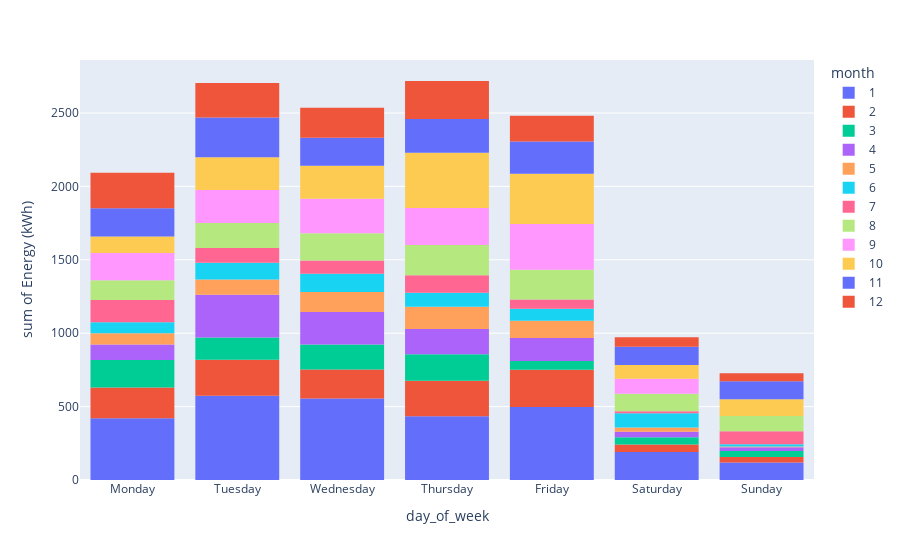

Notebook source saved alongside this figure:
### Code cell
fig_02 = px.histogram(df, x = 'day_of_week', y = 'Energy (kWh)',
                color = 'month',
                category_orders=dict(day_of_week=['Monday','Tuesday','Wednesday', 'Thursday', 'Friday', 'Saturday', 'Sunday']))

fig_02.show()

### Figure 1 — Plotly figure (JSON) as saved in the notebook; plotly's stock layout.template omitted (floating-point values rounded to 4 significant figures; data arrays with more than 128 entries replaced by an {"elided": "..."} marker saying what was removed)
{"data": [{"alignmentgroup": "True", "bingroup": "x", "histfunc": "sum", "hovertemplate": "month=1<br>day_of_week=%{x}<br>sum of Energy (kWh)=%{y}<extra></extra>", "legendgroup": "1", "marker": {"color": "#636efa"}, "name": "1", "offsetgroup": "1", "orientation": "v", "showlegend": true, "type": "histogram", "x": {"elided": "302 str values"}, "xaxis": "x", "y": {"elided": "302 float values"}, "yaxis": "y"}, {"alignmentgroup": "True", "bingroup": "x", "histfunc": "sum", "hovertemplate": "month=2<br>day_of_week=%{x}<br>sum of Energy (kWh)=%{y}<extra></extra>", "legendgroup": "2", "marker": {"color": "#EF553B"}, "name": "2", "offsetgroup": "2", "orientation": "v", "showlegend": true, "type": "histogram", "x": ["Sunday", "Monday", "Monday", "Tuesday", "Tuesday", "Tuesday", "Wednesday", "Wednesday", "Wednesday", "Thursday", "Friday", "Friday", "Monday", "Monday", "Friday", "Saturday", "Saturday", "Sunday", "Sunday", "Sunday", "Tuesday", "Tuesday", "Tuesday", "Tuesday", "Wednesday", "Thursday", "Friday", "Friday", "Saturday", "Saturday", "Monday", "Monday", "Monday", "Tuesday", "Tuesday", "Tuesday", "Wednesday", "Wednesday", "Wednesday", "Wednesday", "Thursday", "Thursday", "Thursday", "Thursday", "Thursday", "Friday", "Friday", "Sunday", "Monday", "Monday", "Monday", "Monday", "Monday", "Monday", "Tuesday", "Tuesday", "Tuesday", "Tuesday", "Tuesday", "Tuesday", "Tuesday", "Wednesday", "Wednesday", "Wednesday", "Wednesday", "Wednesday", "Wednesday", "Wednesday", "Wednesday", "Wednesday", "Wednesday", "Thursday", "Thursday", "Thursday", "Thursday", "Thursday", "Thursday", "Thursday", "Thursday", "Thursday", "Friday", "Friday", "Friday", "Friday", "Friday", "Friday", "Friday", "Friday", "Saturday", "Saturday", "Sunday", "Monday", "Monday", "Monday", "Monday", "Monday", "Tuesday", "Tuesday", "Tuesday", "Tuesday", "Tuesday", "Tuesday", "Wednesday", "Wednesday", "Wednesday", "Wednesday", "Wednesday", "Wednesday", "Wednesday", "Thursday", "Thursday", "Thursday", "Thursday", "Thursday", "Thursday", "Thursday", "Thursday", "Thursday", "Friday", "Friday", "Friday", "Friday", "Friday", "Friday", "Friday", "Friday", "Friday"], "xaxis": "x", "y": [1.086, 10.09, 6.597, 11.94, 5.397, 9.885, 5.57, 3.667, 0, 5.702, 12.48, 7.131, 7.421, 8.491, 5.456, 10.34, 5.589, 8.993, 6.589, 9.835, 5.899, 7.725, 7.646, 9.114, 5.554, 10.13, 11.63, 11.79, 5.989, 9.536, 18.81, 4.045, 21.98, 19.16, 0.195, 6.551, 0.018, 4.038, 20.93, 3.594, 9.758, 4.74, 1.622, 17.79, 20.52, 20.54, 16.34, 7.743, 15.65, 6.129, 19.56, 9.515, 12.68, 13.15, 11.48, 20.29, 11.36, 14.25, 6.144, 6.093, 9.576, 13.47, 7.646, 4.634, 2.656, 4.523, 0, 15.68, 8.226, 8.973, 7.045, 12.34, 14.57, 0.081, 15.36, 18.32, 9.219, 0, 5.726, 8.468, 7.262, 12.38, 12.1, 10.68, 21.8, 8.429, 5.88, 13.19, 10.23, 9.778, 4.441, 9.837, 11.16, 17.43, 7.885, 9.568, 15.35, 19.52, 11.27, 17.31, 14.03, 4.789, 12.97, 9.594, 18.27, 12.41, 13.83, 0, 12.81, 11.28, 9.975, 19.28, 12.33, 5.153, 9.085, 4.019, 6.061, 9.55, 17.07, 7.758, 21.44, 7.857, 6.075, 4.341, 4.352, 6.249, 2.125], "yaxis": "y"}, {"alignmentgroup": "True", "bingroup": "x", "histfunc": "sum", "hovertemplate": "month=3<br>day_of_week=%{x}<br>sum of Energy (kWh)=%{y}<extra></extra>", "legendgroup": "3", "marker": {"color": "#00cc96"}, "name": "3", "offsetgroup": "3", "orientation": "v", "showlegend": true, "type": "histogram", "x": ["Saturday", "Saturday", "Saturday", "Sunday", "Sunday", "Sunday", "Monday", "Monday", "Monday", "Monday", "Tuesday", "Tuesday", "Tuesday", "Tuesday", "Tuesday", "Tuesday", "Tuesday", "Wednesday", "Wednesday", "Wednesday", "Wednesday", "Wednesday", "Wednesday", "Wednesday", "Thursday", "Thursday", "Thursday", "Thursday", "Thursday", "Friday", "Friday", "Saturday", "Saturday", "Sunday", "Monday", "Monday", "Monday", "Tuesday", "Tuesday", "Tuesday", "Tuesday", "Tuesday", "Wednesday", "Wednesday", "Wednesday", "Wednesday", "Wednesday", "Thursday", "Thursday", "Thursday", "Thursday", "Thursday", "Thursday", "Thursday", "Thursday", "Thursday", "Friday", "Monday", "Monday", "Wednesday", "Thursday", "Thursday", "Thursday", "Thursday", "Thursday", "Sunday", "Monday", "Monday", "Tuesday", "Tuesday", "Tuesday", "Wednesday", "Wednesday", "Wednesday", "Wednesday", "Wednesday", "Wednesday", "Thursday", "Thursday", "Thursday", "Thursday", "Thursday", "Friday", "Friday", "Friday", "Sunday", "Monday", "Monday", "Monday", "Monday", "Monday"], "xaxis": "x", "y": [9.56, 12.45, 14.27, 10.7, 4.901, 0.656, 18.41, 4.983, 19.56, 7.945, 18.65, 4.967, 11.49, 12.6, 11.04, 0, 8.657, 3.71, 12.22, 18.14, 17.02, 12.86, 4.151, 8.426, 7.97, 10.83, 17.05, 5.606, 12.76, 7.222, 14.51, 3.487, 8.683, 6.384, 17.77, 7.984, 6.169, 18.2, 8.039, 11.29, 6.39, 9.614, 17.37, 7.831, 3.406, 10.61, 6.279, 0, 0, 0, 0, 0, 0, 0, 9.368, 15.6, 6.162, 11.93, 12.48, 6.55, 5.408, 8.548, 11.81, 12.63, 8.656, 7.132, 6.466, 18.55, 9.938, 8.309, 12.38, 20.09, 10.37, 0, 9.889, 2.567, 0.153, 7.187, 9.898, 18.35, 2.959, 16.9, 17.23, 4.144, 9.399, 10.93, 8.226, 19.19, 9.176, 1.385, 16.66], "yaxis": "y"}, {"alignmentgroup": "True", "bingroup": "x", "histfunc": "sum", "hovertemplate": "month=4<br>day_of_week=%{x}<br>sum of Energy (kWh)=%{y}<extra></extra>", "legendgroup": "4", "marker": {"color": "#ab63fa"}, "name": "4", "offsetgroup": "4", "orientation": "v", "showlegend": true, "type": "histogram", "x": ["Tuesday", "Tuesday", "Tuesday", "Tuesday", "Tuesday", "Tuesday", "Wednesday", "Wednesday", "Wednesday", "Wednesday", "Wednesday", "Wednesday", "Thursday", "Thursday", "Thursday", "Thursday", "Thursday", "Thursday", "Friday", "Friday", "Friday", "Friday", "Friday", "Sunday", "Monday", "Monday", "Monday", "Monday", "Tuesday", "Tuesday", "Tuesday", "Tuesday", "Tuesday", "Wednesday", "Wednesday", "Wednesday", "Thursday", "Thursday", "Thursday", "Friday", "Friday", "Friday", "Friday", "Saturday", "Sunday", "Monday", "Tuesday", "Tuesday", "Tuesday", "Tuesday", "Tuesday", "Tuesday", "Tuesday", "Tuesday", "Wednesday", "Wednesday", "Wednesday", "Wednesday", "Wednesday", "Thursday", "Thursday", "Thursday", "Thursday", "Friday", "Friday", "Saturday", "Saturday", "Monday", "Monday", "Monday", "Tuesday", "Tuesday", "Tuesday", "Tuesday", "Tuesday", "Tuesday", "Tuesday", "Wednesday", "Wednesday", "Wednesday", "Thursday", "Thursday", "Thursday", "Thursday", "Thursday", "Friday", "Friday", "Friday", "Friday", "Friday", "Saturday", "Saturday", "Sunday", "Monday", "Monday", "Monday", "Tuesday", "Tuesday", "Tuesday", "Wednesday", "Wednesday", "Wednesday"], "xaxis": "x", "y": [17.14, 9.39, 3.07, 7.09, 5.207, 5.361, 17.69, 9.008, 10.7, 3.437, 16.13, 0, 17.89, 12.38, 5.141, 6.856, 0, 6.917, 8.396, 4.322, 9.657, 13.85, 14.34, 10.29, 18.25, 9.714, 3.36, 13.12, 9.783, 8.715, 17.92, 13.12, 15.83, 16.69, 17.13, 11.51, 17.51, 10.12, 7.611, 16.85, 11.33, 6.27, 14.78, 8.414, 6.787, 2.796, 7.814, 7.95, 7.894, 13.33, 0, 0, 18.55, 10.13, 17.49, 8.74, 19.67, 11.54, 15.52, 8.459, 7.082, 11.9, 17.62, 9.154, 4.797, 6.525, 1.556, 6.257, 17.36, 9.338, 5.092, 3.689, 17.57, 8.846, 13.15, 9.046, 14.67, 8.195, 0, 5.19, 8.281, 10.26, 6.893, 4.08, 12.94, 6.566, 8.79, 20.31, 7.031, 0, 9.344, 11.55, 7.976, 7.02, 6.536, 10.66, 8.145, 18.1, 13.88, 16.47, 12.45, 2.881], "yaxis": "y"}, {"alignmentgroup": "True", "bingroup": "x", "histfunc": "sum", "hovertemplate": "month=5<br>day_of_week=%{x}<br>sum of Energy (kWh)=%{y}<extra></extra>", "legendgroup": "5", "marker": {"color": "#FFA15A"}, "name": "5", "offsetgroup": "5", "orientation": "v", "showlegend": true, "type": "histogram", "x": ["Thursday", "Thursday", "Thursday", "Thursday", "Friday", "Friday", "Friday", "Saturday", "Monday", "Monday", "Monday", "Monday", "Tuesday", "Tuesday", "Tuesday", "Tuesday", "Wednesday", "Wednesday", "Wednesday", "Wednesday", "Wednesday", "Thursday", "Thursday", "Friday", "Friday", "Saturday", "Saturday", "Monday", "Monday", "Tuesday", "Wednesday", "Wednesday", "Wednesday", "Thursday", "Thursday", "Friday", "Friday", "Sunday", "Monday", "Tuesday", "Tuesday", "Wednesday", "Wednesday", "Wednesday", "Wednesday", "Thursday", "Thursday", "Thursday", "Thursday", "Thursday", "Tuesday", "Tuesday", "Wednesday", "Wednesday", "Wednesday", "Wednesday", "Thursday", "Thursday", "Thursday", "Friday", "Friday", "Friday", "Friday", "Friday", "Saturday", "Saturday"], "xaxis": "x", "y": [6.925, 17.93, 9.463, 10.86, 15.84, 9.547, 13.45, 9.904, 17.7, 9.04, 10.88, 9.892, 16.89, 11.22, 8.649, 8.124, 18.32, 7.471, 8.921, 10.3, 7.914, 15.52, 8.114, 14.9, 12.97, 0, 8.137, 9.885, 9.325, 17.06, 9.886, 10.92, 11.31, 9.931, 10.43, 11.21, 9.233, 5.036, 10.06, 8.932, 15.05, 5.492, 8.433, 8.264, 5.491, 8.641, 9.184, 13.76, 0, 5.142, 9.286, 8.271, 3.501, 4.29, 9.794, 5.891, 10.53, 9.731, 5.224, 12.55, 4.094, 0.065, 0, 14.79, 10.95, 0.72], "yaxis": "y"}, {"alignmentgroup": "True", "bingroup": "x", "histfunc": "sum", "hovertemplate": "month=6<br>day_of_week=%{x}<br>sum of Energy (kWh)=%{y}<extra></extra>", "legendgroup": "6", "marker": {"color": "#19d3f3"}, "name": "6", "offsetgroup": "6", "orientation": "v", "showlegend": true, "type": "histogram", "x": ["Monday", "Tuesday", "Tuesday", "Tuesday", "Tuesday", "Wednesday", "Wednesday", "Wednesday", "Wednesday", "Thursday", "Friday", "Friday", "Friday", "Friday", "Saturday", "Sunday", "Monday", "Monday", "Monday", "Monday", "Tuesday", "Tuesday", "Tuesday", "Wednesday", "Wednesday", "Wednesday", "Wednesday", "Wednesday", "Thursday", "Thursday", "Friday", "Friday", "Saturday", "Saturday", "Saturday", "Monday", "Monday", "Tuesday", "Tuesday", "Tuesday", "Wednesday", "Wednesday", "Wednesday", "Thursday", "Thursday", "Thursday", "Thursday", "Friday", "Sunday", "Monday", "Monday", "Tuesday", "Wednesday", "Wednesday", "Wednesday", "Thursday", "Thursday", "Thursday", "Friday", "Friday", "Saturday", "Monday"], "xaxis": "x", "y": [8.964, 0, 8.64, 4.53, 13.0, 12.04, 7.461, 3.157, 4.817, 12.6, 2.501, 0, 9.353, 1.839, 9.308, 8.514, 10.71, 14.55, 0, 4.331, 10.77, 10.62, 16.96, 9.905, 3.669, 9.725, 10.01, 10.58, 11.8, 6.16, 10.7, 19.36, 46.59, 0, 36.23, 17.41, 7.95, 16.53, 2.567, 19.14, 8.103, 8.26, 9.894, 7.677, 8.93, 12.55, 17.52, 8.394, 7.093, 0, 3.002, 12.74, 13.61, 10.97, 3.017, 7.346, 4.757, 4.96, 12.92, 15.81, 5.562, 8.382], "yaxis": "y"}, {"alignmentgroup": "True", "bingroup": "x", "histfunc": "sum", "hovertemplate": "month=7<br>day_of_week=%{x}<br>sum of Energy (kWh)=%{y}<extra></extra>", "legendgroup": "7", "marker": {"color": "#FF6692"}, "name": "7", "offsetgroup": "7", "orientation": "v", "showlegend": true, "type": "histogram", "x": ["Wednesday", "Thursday", "Saturday", "Monday", "Monday", "Monday", "Tuesday", "Tuesday", "Tuesday", "Thursday", "Thursday", "Thursday", "Friday", "Friday", "Saturday", "Sunday", "Sunday", "Monday", "Monday", "Tuesday", "Tuesday", "Wednesday", "Wednesday", "Wednesday", "Thursday", "Thursday", "Thursday", "Thursday", "Friday", "Friday", "Friday", "Sunday", "Monday", "Monday", "Monday", "Monday", "Monday", "Monday", "Tuesday", "Tuesday", "Thursday", "Thursday", "Thursday", "Thursday", "Thursday", "Thursday", "Friday", "Sunday", "Monday", "Monday", "Monday", "Monday", "Monday", "Monday", "Monday", "Tuesday", "Tuesday", "Tuesday", "Tuesday", "Wednesday", "Wednesday", "Wednesday", "Thursday", "Thursday"], "xaxis": "x", "y": [16.58, 10.79, 5.564, 12.94, 5.615, 7.572, 11.23, 8.39, 4.825, 9.678, 3.448, 15.93, 16.45, 18.71, 8.022, 10.96, 55.28, 9.927, 5.474, 14.2, 8.69, 6.381, 10.4, 4.22, 10.85, 7.641, 2.2, 5.607, 5.53, 12.0, 7.748, 8.754, 5.589, 11.87, 17.57, 3.192, 3.837, 9.279, 1.554, 15.28, 10.77, 2.468, 6.643, 0, 0, 9.851, 2.209, 12.9, 11.13, 6.163, 8.464, 14.51, 2.688, 0, 16.49, 7.812, 6.356, 13.62, 7.528, 15.35, 16.96, 20.51, 14.37, 9.192], "yaxis": "y"}, {"alignmentgroup": "True", "bingroup": "x", "histfunc": "sum", "hovertemplate": "month=8<br>day_of_week=%{x}<br>sum of Energy (kWh)=%{y}<extra></extra>", "legendgroup": "8", "marker": {"color": "#B6E880"}, "name": "8", "offsetgroup": "8", "orientation": "v", "showlegend": true, "type": "histogram", "x": ["Friday", "Friday", "Friday", "Friday", "Friday", "Saturday", "Sunday", "Monday", "Monday", "Monday", "Monday", "Monday", "Tuesday", "Tuesday", "Wednesday", "Wednesday", "Wednesday", "Wednesday", "Wednesday", "Wednesday", "Thursday", "Thursday", "Thursday", "Friday", "Friday", "Friday", "Saturday", "Sunday", "Sunday", "Monday", "Monday", "Monday", "Tuesday", "Tuesday", "Wednesday", "Wednesday", "Thursday", "Thursday", "Thursday", "Thursday", "Thursday", "Thursday", "Thursday", "Friday", "Friday", "Monday", "Monday", "Monday", "Monday", "Monday", "Monday", "Tuesday", "Tuesday", "Tuesday", "Tuesday", "Tuesday", "Tuesday", "Tuesday", "Wednesday", "Wednesday", "Wednesday", "Thursday", "Thursday", "Thursday", "Thursday", "Thursday", "Thursday", "Thursday", "Thursday", "Thursday", "Friday", "Friday", "Friday", "Friday", "Friday", "Friday", "Saturday", "Saturday", "Sunday", "Monday", "Monday", "Monday", "Tuesday", "Tuesday", "Tuesday", "Tuesday", "Tuesday", "Tuesday", "Wednesday", "Wednesday", "Wednesday", "Wednesday", "Wednesday", "Wednesday", "Wednesday", "Wednesday", "Thursday", "Thursday", "Thursday", "Thursday", "Thursday", "Thursday", "Thursday", "Thursday", "Thursday", "Friday", "Friday", "Friday", "Friday", "Friday", "Saturday"], "xaxis": "x", "y": [16.96, 7.764, 2.249, 4.951, 4.172, 63.68, 5.093, 14.86, 2.975, 16.54, 0.009, 8.566, 11.39, 13.03, 7.46, 11.26, 8.026, 9.364, 11.03, 4.554, 12.62, 15.37, 5.784, 13.79, 10.48, 10.7, 13.63, 6.703, 74.46, 11.14, 7.277, 2.736, 11.85, 11, 13.91, 17.98, 13.35, 16.87, 0.262, 0.117, 0.216, 5.569, 1.498, 11.43, 5.044, 6.06, 18.43, 9.968, 0, 9.415, 6.869, 10.11, 15.08, 9.932, 7.725, 9.14, 10.65, 0.282, 18.07, 4.072, 7.1, 12.52, 5.308, 10.84, 2.868, 8.537, 5.067, 11.13, 2.406, 4.356, 10.41, 11.33, 10.74, 14.22, 9.012, 17.9, 17.31, 9.186, 17.89, 11.4, 0, 8.564, 6.788, 17.0, 13.38, 11.88, 5.825, 5.064, 15.15, 3.99, 12.52, 17.4, 7.874, 1.618, 3.15, 10.39, 14.02, 17.21, 8.266, 3.399, 7.077, 3.02, 3.513, 5.394, 10.24, 10.61, 6.45, 16.86, 5.533, 3.549, 14.88], "yaxis": "y"}, {"alignmentgroup": "True", "bingroup": "x", "histfunc": "sum", "hovertemplate": "month=9<br>day_of_week=%{x}<br>sum of Energy (kWh)=%{y}<extra></extra>", "legendgroup": "9", "marker": {"color": "#FF97FF"}, "name": "9", "offsetgroup": "9", "orientation": "v", "showlegend": true, "type": "histogram", "x": {"elided": "149 str values"}, "xaxis": "x", "y": {"elided": "149 float values"}, "yaxis": "y"}, {"alignmentgroup": "True", "bingroup": "x", "histfunc": "sum", "hovertemplate": "month=10<br>day_of_week=%{x}<br>sum of Energy (kWh)=%{y}<extra></extra>", "legendgroup": "10", "marker": {"color": "#FECB52"}, "name": "10", "offsetgroup": "10", "orientation": "v", "showlegend": true, "type": "histogram", "x": {"elided": "171 str values"}, "xaxis": "x", "y": {"elided": "171 float values"}, "yaxis": "y"}, {"alignmentgroup": "True", "bingroup": "x", "histfunc": "sum", "hovertemplate": "month=11<br>day_of_week=%{x}<br>sum of Energy (kWh)=%{y}<extra></extra>", "legendgroup": "11", "marker": {"color": "#636efa"}, "name": "11", "offsetgroup": "11", "orientation": "v", "showlegend": true, "type": "histogram", "x": {"elided": "148 str values"}, "xaxis": "x", "y": {"elided": "148 float values"}, "yaxis": "y"}, {"alignmentgroup": "True", "bingroup": "x", "histfunc": "sum", "hovertemplate": "month=12<br>day_of_week=%{x}<br>sum of Energy (kWh)=%{y}<extra></extra>", "legendgroup": "12", "marker": {"color": "#EF553B"}, "name": "12", "offsetgroup": "12", "orientation": "v", "showlegend": true, "type": "histogram", "x": {"elided": "137 str values"}, "xaxis": "x", "y": {"elided": "137 float values"}, "yaxis": "y"}], "layout": {"barmode": "relative", "legend": {"title": {"text": "month"}, "tracegroupgap": 0}, "margin": {"t": 60}, "xaxis": {"anchor": "y", "categoryarray": ["Monday", "Tuesday", "Wednesday", "Thursday", "Friday", "Saturday", "Sunday"], "categoryorder": "array", "domain": [0, 1], "title": {"text": "day_of_week"}}, "yaxis": {"anchor": "x", "domain": [0, 1], "title": {"text": "sum of Energy (kWh)"}}}}
